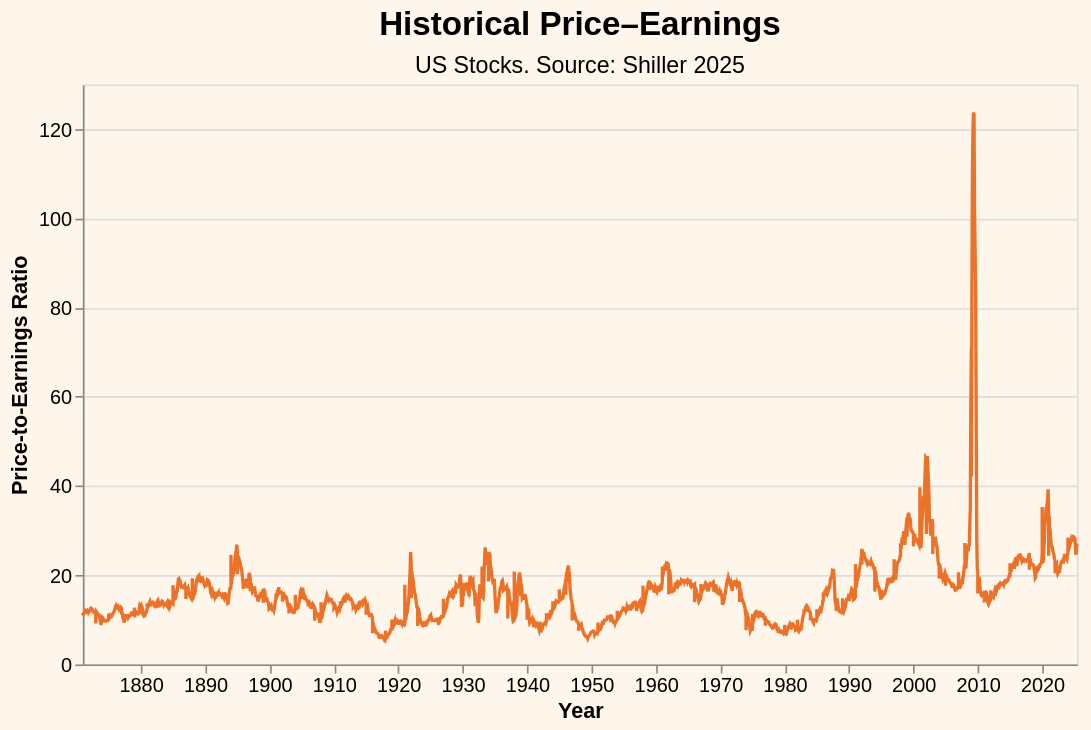

Vega-Lite specification for this chart:
### Vega-Lite specification from a JSON file in a GitHub repository (floating-point values rounded to 4 significant figures; data arrays with more than 128 entries replaced by an {"elided": "..."} marker saying what was removed)
{"config": {"view": {"continuousWidth": 300, "continuousHeight": 300}, "axis": {"labelFontSize": 12, "titleFontSize": 13}, "background": "#FFF6EB", "title": {"anchor": "middle", "fontSize": 20, "subtitleFontSize": 14}}, "data": {"name": "data-ced7bfdb397067a3232b850f58f265fd"}, "mark": {"type": "line", "color": "#EB7228", "strokeWidth": 2}, "encoding": {"x": {"axis": {"grid": false, "labelFontSize": 12, "titleFontSize": 13}, "field": "Date_iso", "title": "Year", "type": "temporal"}, "y": {"axis": {"labelFontSize": 12, "titleFontSize": 13}, "field": "PE_ratio", "title": "Price-to-Earnings Ratio", "type": "quantitative"}}, "height": 350, "title": {"text": "Historical Price–Earnings", "anchor": "middle", "fontSize": 20, "subtitle": "US Stocks. Source: Shiller 2025", "subtitleFontSize": 14, "subtitlePadding": 8}, "width": 600, "$schema": "https://vega.github.io/schema/vega-lite/v5.20.1.json", "datasets": {"data-ced7bfdb397067a3232b850f58f265fd": {"elided": "1854 records"}}}
